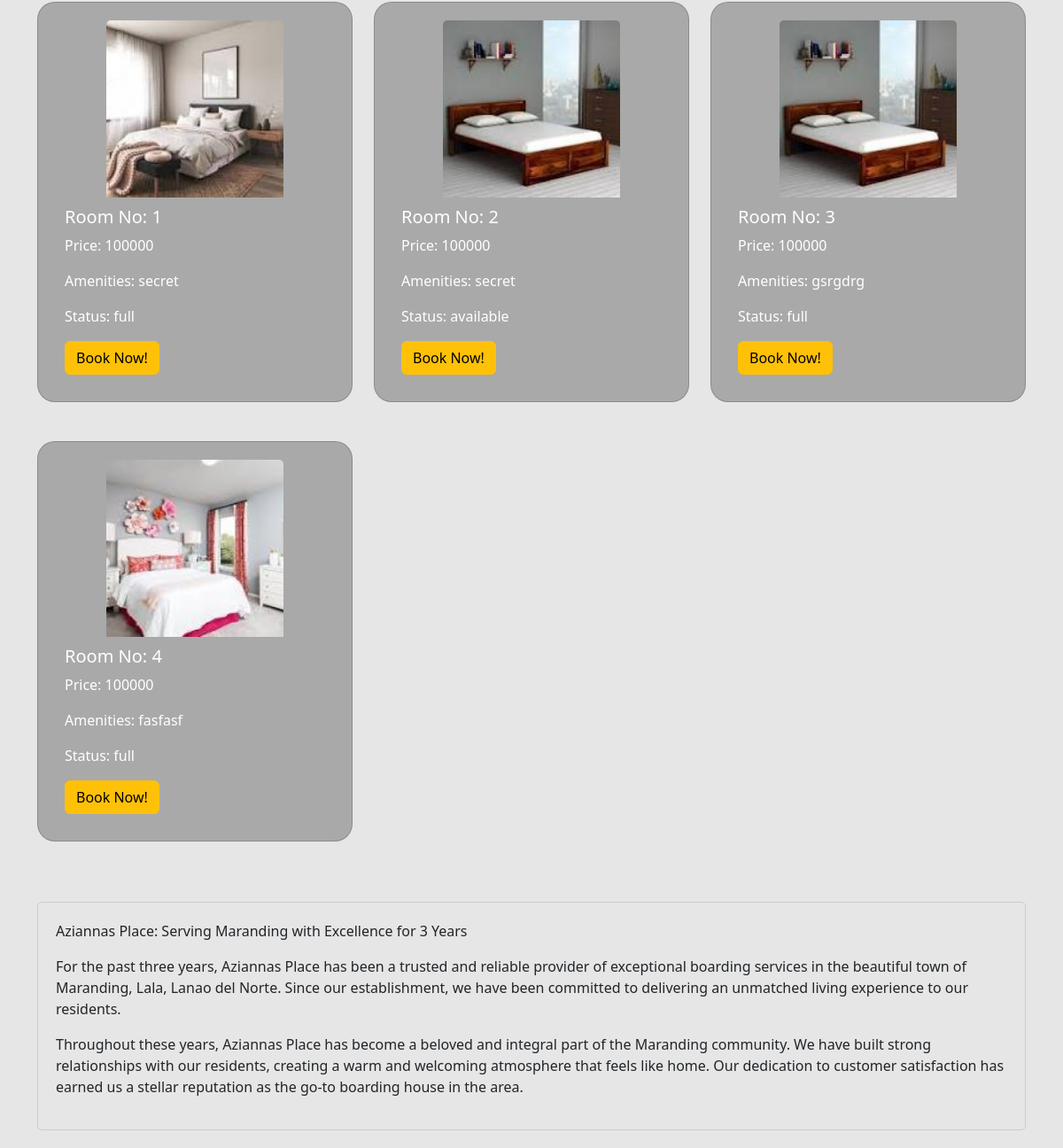
/boardinghouse.php (signed in, lower part), run on an earlier commit of the app's database.
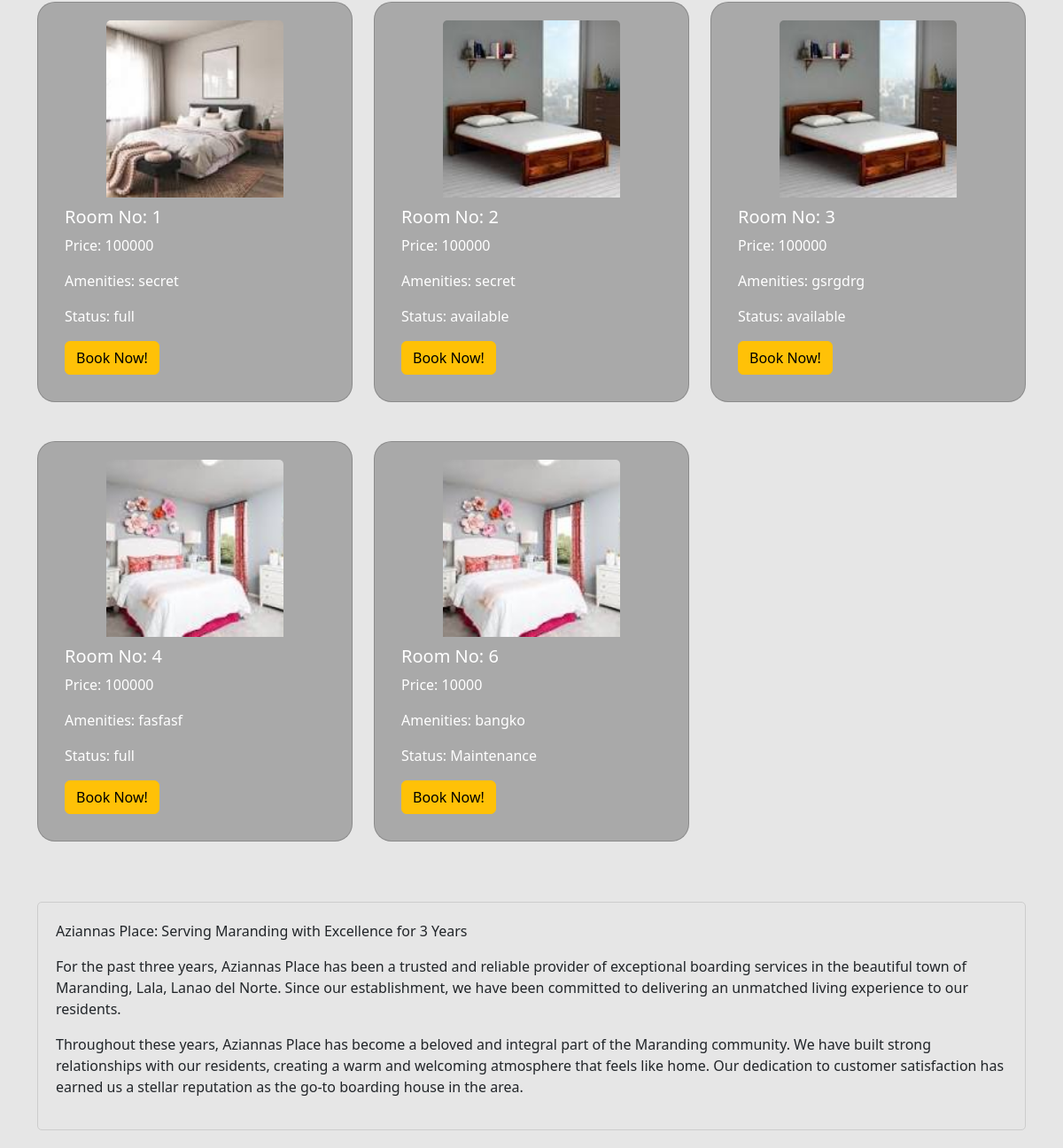
And on a later commit of the database.
### tables this page shows
CREATE TABLE `rooms` (
  `id` int(11) NOT NULL,
  `room-no` int(255) NOT NULL,
  `amenities` varchar(255) NOT NULL,
  `price` int(255) NOT NULL,
  `image` varchar(255) NOT NULL,
  `status` varchar(255) NOT NULL
);

### boardinghouse.php (the view, shortened to what this page needs)
<?php
require 'php/connection.php';
?>
<!DOCTYPE html>
<html lang="en">
<head>
    <link href="https://cdn.jsdelivr.net/npm/bootstrap@5.3.2/dist/css/bootstrap.min.css" rel="stylesheet">
</head>
<body>
<section class="container mt-5">
    <div class="row mt-5">
        <div class="col">
            <div class="row row-cols-1 row-cols-md-3 g-4">
            <?php
            $query = "SELECT * FROM rooms";
            $result = mysqli_query($conn, $query);
            while ($fetch = mysqli_fetch_assoc($result)) {
                $id = $fetch['id'];
            ?>
                <div class="col">
                    <div class="card">
                        <div class="card-img-container">
                            <img src="<?php echo $fetch['image']?>" class="card-img-top" alt="Room Image">
                        </div>
                        <div class="card-body">
                            <h5 class="card-title">Room No: <?php echo $fetch['room-no']?></h5>
                            <p class="card-text">Price: <?php echo $fetch['price']?></p>
                            <p class="card-text">Amenities: <?php echo $fetch['amenities']?></p>
                            <p class="card-text">Status: <?php echo $fetch['status']?></p>
                            <?php if(!empty($_SESSION["uname"]) && !empty($_SESSION["role"]) && $_SESSION["role"] == "landlord"):
                            ?>
                                <a href='php/addroom.php?rupdate=<?php echo $id;?>' class='btn btn-warning'>Update</a>
                                <a href='php/function.php?rdelete=<?php echo $id;?>' class='btn btn-danger'>Delete</a>
                            <?php  else: ?>
                                <a href='book-in.php?id=<?php echo $id;?>' class='btn btn-warning'>Book Now!</a>
                            <?php endif; ?>
                        </div>
                    </div>
                </div>
            <?php }?>
            </div>
        </div>
    </div>
    <div class="row mt-5">
    <div class="col">
        <div class="text-box">
            <p>Aziannas Place: Serving Maranding with Excellence for 3 Years</p>
            <p>For the past three years, Aziannas Place has been a trusted and reliable provider of exceptional boarding services in the beautiful town of Maranding, Lala, Lanao del Norte. Since our establishment, we have been committed to delivering an unmatched living experience to our residents.</p>
            <p>Throughout these years, Aziannas Place has become a beloved and integral part of the Maranding community. We have built strong relationships with our residents, creating a warm and welcoming atmosphere that feels like home. Our dedication to customer satisfaction has earned us a stellar reputation as the go-to boarding house in the area.</p>
        </div>
    </div>
</div>
</section>
</body>
</html>

What changed in the data, as far as the page shows it:
changed rooms "gsrgdrg": status "full" → "available"
added rooms: image (picture), value "6", price "10000", amenities "bangko", status "Maintenance"
